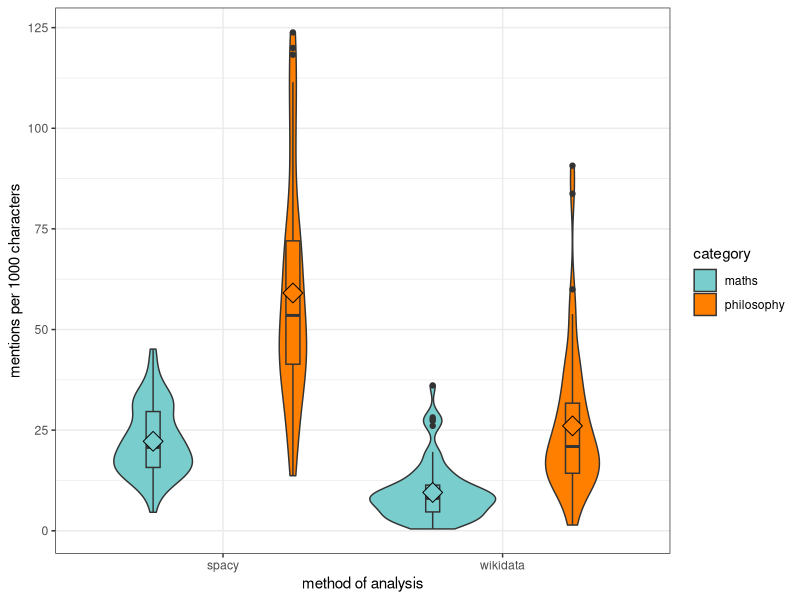
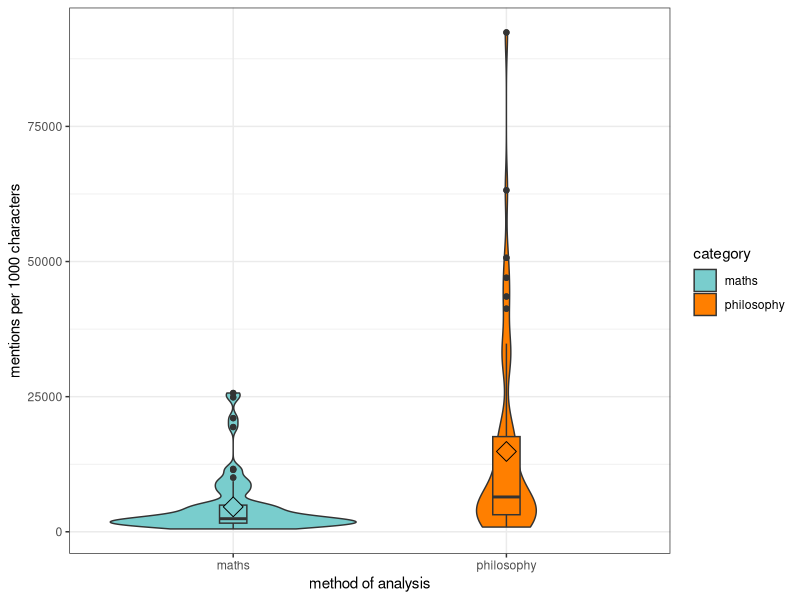
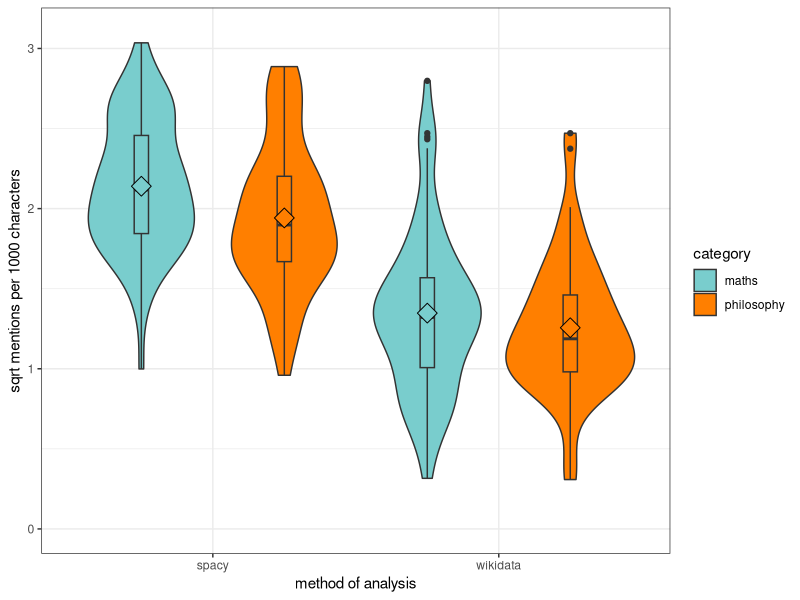
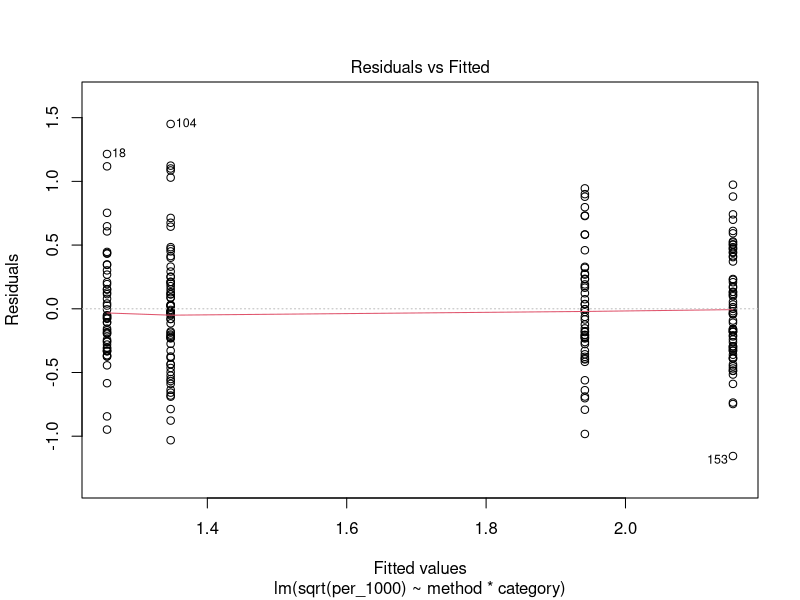
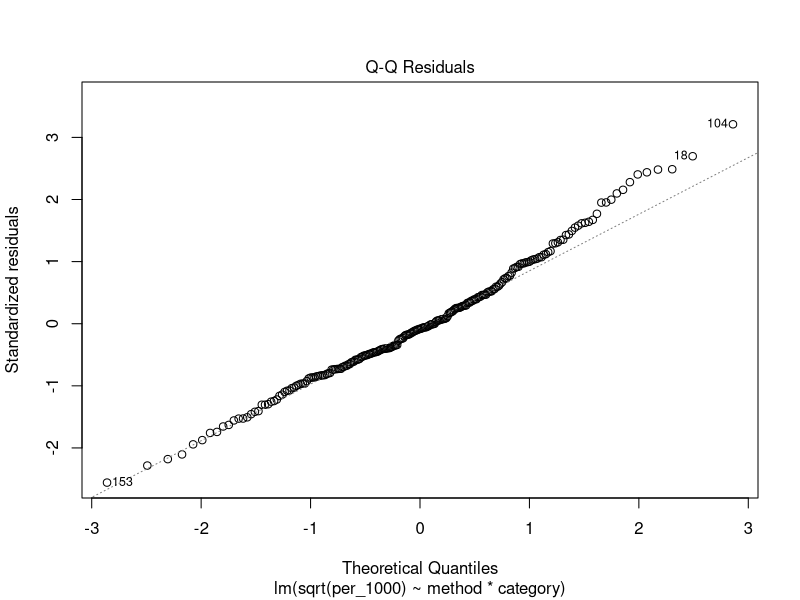

Recreate these plots in R, in order. (Note: this script raises an error after producing the figures.)
setwd(dirname(rstudioapi::getActiveDocumentContext()$path))
data <- read.csv("./analysis/mentions.csv", stringsAsFactors=TRUE)

data$per_1000 <- (data$mentions/data$length)*1000 

library(ggplot2)
library(dplyr)

mean_phil <- mean(data$length[data$category=="philosophy"], )
mean_maths <- mean(data$length[data$category=="maths"])

phil <- data[data$category=="philosophy", ]
maths <- data[data$category=="maths", ]
phil$typical <- round(mean_phil, 0)
maths$typical <- round(mean_maths, 0)

new_data <- rbind.data.frame(maths, phil)

new_data$per_typical <- (new_data$mentions/new_data$length) * new_data$typical 

q <- ggplot(new_data, aes(x=method, y=per_typical, fill=category)) +
  geom_violin(position=position_dodge(1), trim=TRUE)+
  geom_boxplot(width=.1, position=position_dodge(1), show.legend=FALSE) +
  stat_summary(fun=mean, geom="point", shape=23, size=5, position=position_dodge(1), show.legend=FALSE)+
  xlab("method of analysis") + 
  ylab("mentions per 1000 characters") +
  scale_fill_manual(values=c('#79CDCD', '#FF7F00'))+
  theme_bw()

q

r <- ggplot(new_data, aes(x=category, y=length, fill=category)) +
  geom_violin(position=position_dodge(1), trim=TRUE)+
  geom_boxplot(width=.1, position=position_dodge(1), show.legend=FALSE) +
  stat_summary(fun=mean, geom="point", shape=23, size=5, position=position_dodge(1), show.legend=FALSE)+
  xlab("method of analysis") + 
  ylab("mentions per 1000 characters") +
  scale_fill_manual(values=c('#79CDCD', '#FF7F00'))+
  theme_bw()

r

p <- ggplot(data, aes(x=method, y=sqrt(per_1000), fill=category)) +
    geom_violin(position=position_dodge(1), trim=TRUE)+
    geom_boxplot(width=.1, position=position_dodge(1), show.legend=FALSE) +
    stat_summary(fun=mean, geom="point", shape=23, size=5, position=position_dodge(1), show.legend=FALSE)+
    xlab("method of analysis") + 
    ylab("sqrt mentions per 1000 characters") + 
    ylim(c(0,3.1))+
    scale_fill_manual(values=c('#79CDCD', '#FF7F00'))+
    theme_bw()

p 

m1 <- lm(sqrt(per_1000)~method*category, data=data)
plot(m1,which=1)
plot(m1,which=2)

# type 3 - looking for an interaction
Anova(m1,type=3)

# type 2 - no significant interaction
Anova(m1,type=2)
